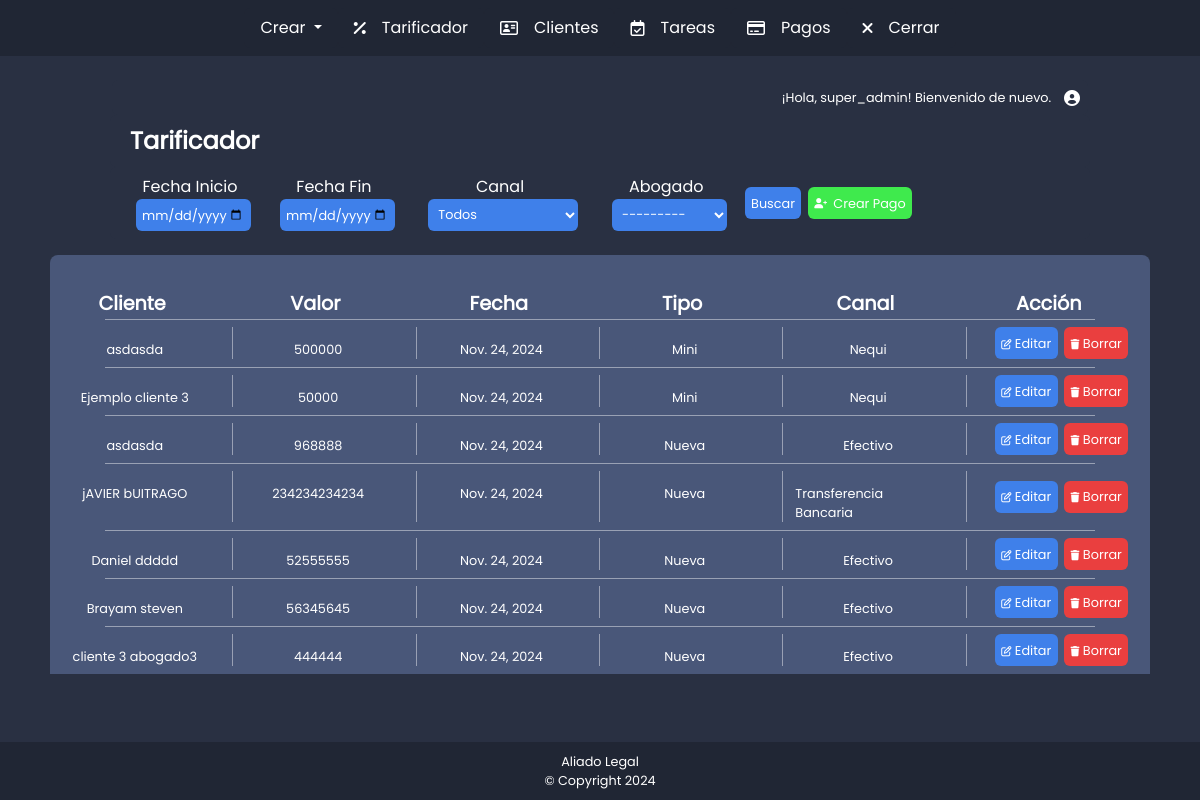
Screenshot of /tariffing/ (signed in) with the database file from the repository.
### payments/models.py (models this page shows, shortened)
class Payments(models.Model):
    comprobante = models.IntegerField()  # comprobante
    cliente = models.ForeignKey(Cliente, related_name='paymets', on_delete=models.CASCADE)
    valor_pago = models.IntegerField()  # Valor del pago en número entero
    fecha_pago = models.DateField()  # Fecha del pago
    TIPO_VENTA_CHOICES = [
        ('mini', 'Mini'),
        ('nueva', 'Nueva'),
        ('cuota', 'Cuota'),
    ]
    tipo_venta = models.CharField(max_length=5, choices=TIPO_VENTA_CHOICES)
    CANAL_PAGO_CHOICES = [
        ('nequi', 'Nequi'),
        ('efectivo', 'Efectivo'),
        ('transferencia', 'Transferencia Bancaria'),
    ]
    canal_pago = models.CharField(max_length=15, choices=CANAL_PAGO_CHOICES)

### clients/models.py (models this page shows, shortened)
class Cliente(models.Model):
    nombres = models.CharField(max_length=255)
    telefono = models.CharField(max_length=15)
    abogado = models.ForeignKey(User, related_name='clientes', on_delete=models.CASCADE)

### tariffing/views.py (the view)
# urls.py: path("", views.consultar_tarifas, name="consultar_tarifas"),
@user_passes_test(es_moderador)
def consultar_tarifas(request):
    form = TariffingFilterForm(request.GET)
    pagos = Payments.objects.all()
    if form.is_valid():
        fecha_inicio = form.cleaned_data.get("fecha_inicio")
        fecha_fin = form.cleaned_data.get("fecha_fin")
        abogado = form.cleaned_data.get("abogado")
        canal = form.cleaned_data.get("canal")
        if fecha_inicio:
            pagos = pagos.filter(fecha_pago__gte=fecha_inicio)
        if fecha_fin:
            pagos = pagos.filter(fecha_pago__lte=fecha_fin)
        if abogado:
            pagos = pagos.filter(cliente__abogado=abogado)
        if canal:
            pagos = pagos.filter(canal_pago=canal)
    return render(request, "create_tariff.html", {"form": form, "pagos": pagos})

### tariffing/context_processor.py (called while the page is built)
def is_moderator(request):
    if request.user.is_authenticated:
        return {'is_moderator': request.user.groups.filter(name='Moderador').exists()}
    return {'is_moderator': False}

### tariffing/views.py (called while the page is built)
def es_moderador(user):
    return user.groups.filter(name="Moderador").exists()

### tariffing/templates/create_tariff.html (shortened to what this page needs)
{% extends 'base.html' %}
{% load static %}
{% block content %}
<link rel="stylesheet" href="{% static 'create_tariff.css' %}">
<div class="container-fluid divbody">
    <div class="row">
        <div class="col-1 pruebat1"></div>
        <div class="col-10">
            <div class="row">
                <div class="col-12 divFormularioTarificador">
                    <p class="tituloClientes">Tarificador</p>
                </div>
            </div>
        </div>
        <div class="col-1 pruebat3"></div>
    </div>
    <div class="row">
        <div class="col-1 pruebat1"></div>
        <div class="col-10">
            <div class="row">
                <div class="col-12 divFormularioTarificador">
                    <form action="" class="formFiltrarNombreNumero">
                        <label for="fecha_inicio" class="labelFormulario"> Fecha Inicio
                            {{ form.fecha_inicio }}
                        </label>
                        <label for="fecha_fin" class="labelFormulario"> Fecha Fin
                            {{ form.fecha_fin }}
                        </label>
                        <label for="canal" class="labelFormulario"> Canal
                            {{ form.canal }}
                        </label>
                        <label for="abogado" class="labelFormulario"> Abogado
                            {{ form.abogado }}
                        </label>
                        <button type="submit" class="botonEnviarFormularioFiltrar">Buscar</button>
                    </form>
                    <a href="{% url 'payments:crear_pago' %}">
                        <button class="botonCrearCliente">
                            <i class="fa-solid fa-user-plus"></i>
                            Crear Pago
                        </button>
                    </a>
                </div>
            </div>
        </div>
        <div class="col-1 pruebat3"></div>
    </div>
</div>
    <div class="row testteste mt-3">
        <div class="col-11">
            <div class="row tablaTitulosClientes">
                <div class="col-2 divtitulosTablasClientes">
                    <p class="titulosTabla">Cliente</p>
                </div>
                <div class="col-2 divtitulosTablasClientes">
                    <p class="titulosTabla">Valor</p>
                </div>
                <div class="col-2 divtitulosTablasClientes">
                    <p class="titulosTabla">Fecha</p>
                </div>
                <div class="col-2 divtitulosTablasClientes">
                    <p class="titulosTabla">Tipo</p>
                </div>
                <div class="col-2 divtitulosTablasClientes">
                    <p class="titulosTabla">Canal</p>
                </div>
                <div class="col-2 divtitulosTablasClientes">
                    <p class="titulosTabla">Acción</p>
                </div>
            </div>
        </div>
    </div>
    {% for pago in pagos %}
    <div class="row testteste">
        <div class="col-11">
            <div class="row tablaDatosClientes">
                <div class="col-2 divdatosClientesT">
                    <p class="datosCliente">{{ pago.cliente.nombres }}</p>
                </div>
                <div class="col-2 divdatosClientesT">
                    <p class="datosCliente">{{ pago.valor_pago }}</p>
                </div>
                <div class="col-2 divdatosClientesT">
                    <p class="datosCliente">{{ pago.fecha_pago }}</p>
                </div>
                <div class="col-2 divdatosClientesT">
                    <p class="datosCliente">{{ pago.get_tipo_venta_display }}</p>
                </div>
                <div class="col-2 divdatosClientesT">
                    <p class="datosCliente">{{ pago.get_canal_pago_display }}</p>
                </div>
                <div class="col-2 divtitulosTablasClientes">
                    <a href="{% url 'payments:editar_pago' pago.id %}">
                        <button class="botonEditar">
                            <i class="fa-regular fa-pen-to-square"></i>
                            Editar
                        </button>
                    </a>
                    <form action="{% url 'payments:borrar_pago' pago.id %}" method="post" style="display:inline;">
                        <button type="submit" class="botonEliminar" onclick="return confirm('¿Estás seguro de borrar esta tarea?');">
                            <i class="fa-solid fa-trash"></i>
                            Borrar
                        </button>
                    </form>
                </div>
            </div>
        </div>
    </div>
    {% endfor %}
{% endblock %}

### templates/base.html (shortened to what this page needs)
{% load static %}
<!DOCTYPE html>
<html lang="es">
<head>
    <link rel="stylesheet" href="{% static 'base2.css' %}">
</head>
<body>
<div class="containerCreado">
    {% include 'navbar.html' %}
    <main>
        {% if user.is_authenticated %}
        <div class="container-fluid divbody">
            <div class="row">
                <div class="col-1 pruebat1"></div>
                <div class="col-10">
                    <div class="pruebat2 mt-4">
                        <p class="nombreUser">¡Hola, {{ user.username }}! Bienvenido de nuevo.</p>
                        <i class="fa-solid fa-circle-user"></i>
                    </div>
                </div>
                <div class="col-1 pruebat3"></div>
            </div>
        </div>
        {% else %}
            <p>¡Hola! Por favor, inicia sesión.</p>
        {% endif %}
        <div class="container-fluid">
            {% block content %}
            {% endblock %}
        </div>
    </main>
    <div class="container-fluid espaciadoFooter"></div>
    <footer>
        <center>
            <p class="textoFooter">Aliado Legal</p>
            <p class="textoFooter">© Copyright 2024</p>
        </center>
    </footer>
</div>
</body>
</html>

### static/base2.css (style rules this page uses)
.containerCreado { display: grid; min-height: 100vh; grid-template-rows: auto 1fr auto; }
main { background-color: #293042; }
.divbody { background-color: #293042; flex: 1; }
.pruebat1 { background-color: #293042; }
.pruebat2 { display: flex; align-items: center; justify-content: end; background-color: #293042; border-radius: 6px; padding: 0.5em; margin-top: 1em; }
.pruebat3 { background-color: #293042; }
p { margin-bottom: 0rem !important; }
.nombreUser { font-family: "Poppins"; color: white !important; font-weight: 400; font-size: 0.8em; margin-right: 1em; }
.fa-sun, .fa-circle-user { color: white !important; font-size: 1em !important; }
.espaciadoFooter { background-color: #293042; padding: 1em; }
footer { background-color: #202634; color: white; text-align: center; padding: 10px 0; position: relative;; }
.textoFooter { font-family: "Poppins"; color: white !important; font-weight: 400; font-size: 0.8em; }

### static/create_tariff.css (style rules this page uses)
.tituloClientes { font-family: "Poppins"; color: white !important; font-weight: 600; font-size: 1.5em; margin-left: 0.5em; text-decoration: none; }
.inputBuscarPago { font-family: "Poppins"; color: white !important; font-weight: 400; font-size: 0.8em; margin-left: 0.5em; text-decoration: none; background-color: #3f80ea; border-style: none; border-radius: 6px; padding: 0.5em; width: 80%; transition: background-color 0.3s ease-in-out; }
.inputBuscarPago::placeholder { color: white; }
.formFiltrarNombreNumero { display: flex; align-items: center; justify-content: end; }
.botonEnviarFormularioFiltrar { font-family: "Poppins"; color: white !important; font-weight: 400; font-size: 0.8em; margin-left: 0.5em; text-decoration: none; background-color: #3f80ea; border-style: none; border-radius: 6px; padding: 0.5em; transition: background-color 0.3s ease-in-out; }
a { text-decoration: none; }
.botonCrearCliente { display: flex; align-items: center; justify-content: center; gap: 0.5em; font-family: "Poppins"; color: white !important; font-weight: 400; font-size: 0.8em; margin-left: 0.5em; text-decoration: none; background-color: #3fea4d; border-style: none; border-radius: 6px; padding: 0.5em; transition: background-color 0.3s ease-in-out; }
.botonCrearCliente i { margin: 0; }
.tablaTitulosClientes { display: flex; justify-content: center; background-color: #495779; border-radius: 8px 8px 0px 0px; padding-top: 1em; }
.divtitulosTablasClientes { display: flex; justify-content: center; align-content: stretch; align-items: center; }
.titulosTabla { font-family: "Poppins"; color: white !important; font-weight: 600; font-size: 1.2em; margin-right: 1em; margin-top: 1em; text-align: center; }
.tablaDatosClientes { display: flex; justify-content: center; background-color: #495779; border-radius: 0px; padding-top: 0.5em; padding-bottom: 0.5em; position: relative; }
.tablaDatosClientes::before { content: ""; position: absolute; top: 0; left: 5%; width: 90%; height: 1px; background-color: rgba(255, 255, 255, 0.438); }
.divdatosClientesT { display: flex; justify-content: center; border-style: solid; border-width: 0px 1px 0px 0px; border-color: rgba(255, 255, 255, 0.438); }
.datosCliente { font-family: "Poppins"; color: white !important; font-weight: 400; font-size: 0.8em; margin-right: 1em; margin-top: 1em; }
.botonEditar { font-family: "Poppins"; color: white !important; font-weight: 400; font-size: 0.8em; margin-left: 0.5em; text-decoration: none; background-color: #3f80ea; border-style: none; border-radius: 6px; padding: 0.5em; transition: background-color 0.3s ease-in-out; }
.botonEliminar { font-family: "Poppins"; color: white !important; font-weight: 400; font-size: 0.8em; margin-left: 0.5em; text-decoration: none; background-color: #ea3f3f; border-style: none; border-radius: 6px; padding: 0.5em; transition: background-color 0.3s ease-in-out; }
.fa-user-plus, .fa-pen-to-square, .fa-trash { color: white !important; font-size: 0.8em !important; }
.testteste { display: flex; justify-content: center; }
.labelFormulario { display: flex; flex-direction: column; align-items: center; font-family: "Poppins"; color: white !important; font-weight: 400; font-size: 1em; text-decoration: none; }
.divFormularioTarificador { display: flex; align-items: center; justify-content: flex-start; background-color: #293042; border-radius: 6px; padding: 0.5em; }

### rows the page displays
Payments: cliente.nombres "asdasda", valor_pago "500000", fecha_pago "Nov. 24, 2024", tipo_venta "Mini", canal_pago "Nequi"
Payments: cliente.nombres "Ejemplo cliente 3", valor_pago "50000", fecha_pago "Nov. 24, 2024", tipo_venta "Mini", canal_pago "Nequi"
Payments: cliente.nombres "asdasda", valor_pago "968888", fecha_pago "Nov. 24, 2024", tipo_venta "Nueva", canal_pago "Efectivo"
Payments: cliente.nombres "jAVIER bUITRAGO", valor_pago "234234234234", fecha_pago "Nov. 24, 2024", tipo_venta "Nueva", canal_pago "Transferencia Bancaria"
Payments: cliente.nombres "Daniel ddddd", valor_pago "52555555", fecha_pago "Nov. 24, 2024", tipo_venta "Nueva", canal_pago "Efectivo"
Payments: cliente.nombres "Brayam steven", valor_pago "56345645", fecha_pago "Nov. 24, 2024", tipo_venta "Nueva", canal_pago "Efectivo"
Payments: cliente.nombres "cliente 3 abogado3", valor_pago "444444", fecha_pago "Nov. 24, 2024", tipo_venta "Nueva", canal_pago "Efectivo"

### other values shown
{{ user.username }} "super_admin"
